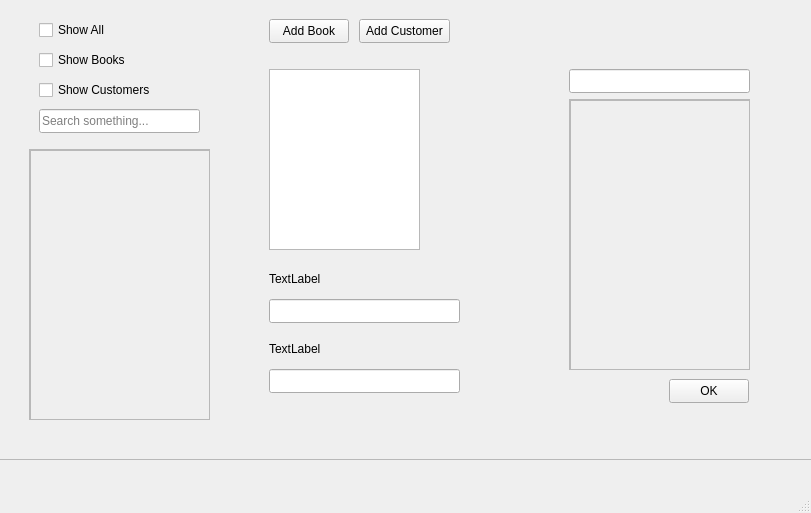
<?xml version="1.0" encoding="UTF-8"?>
<ui version="4.0">
 <class>PanelWindow</class>
 <widget class="QMainWindow" name="PanelWindow">
  <property name="geometry">
   <rect>
    <x>0</x>
    <y>0</y>
    <width>811</width>
    <height>513</height>
   </rect>
  </property>
  <property name="windowTitle">
   <string>MainWindow</string>
  </property>
  <widget class="QWidget" name="centralwidget">
   <widget class="QFrame" name="frame">
    <property name="geometry">
     <rect>
      <x>-1</x>
      <y>-1</y>
      <width>831</width>
      <height>461</height>
     </rect>
    </property>
    <property name="frameShape">
     <enum>QFrame::StyledPanel</enum>
    </property>
    <property name="frameShadow">
     <enum>QFrame::Raised</enum>
    </property>
    <widget class="QWidget" name="info_Widget" native="true">
     <property name="geometry">
      <rect>
       <x>250</x>
       <y>60</y>
       <width>521</width>
       <height>361</height>
      </rect>
     </property>
     <widget class="QGraphicsView" name="graphicsView">
      <property name="geometry">
       <rect>
        <x>20</x>
        <y>10</y>
        <width>151</width>
        <height>181</height>
       </rect>
      </property>
     </widget>
     <widget class="QPushButton" name="finalize_PushButton">
      <property name="geometry">
       <rect>
        <x>420</x>
        <y>320</y>
        <width>80</width>
        <height>24</height>
       </rect>
      </property>
      <property name="text">
       <string>OK</string>
      </property>
     </widget>
     <widget class="QLineEdit" name="infoSearch_LineEdit">
      <property name="geometry">
       <rect>
        <x>320</x>
        <y>10</y>
        <width>181</width>
        <height>24</height>
       </rect>
      </property>
     </widget>
     <widget class="QLabel" name="infoDisplay1_Lable">
      <property name="geometry">
       <rect>
        <x>20</x>
        <y>210</y>
        <width>71</width>
        <height>20</height>
       </rect>
      </property>
      <property name="text">
       <string>TextLabel</string>
      </property>
     </widget>
     <widget class="QLabel" name="infoDisplay2_Lable">
      <property name="geometry">
       <rect>
        <x>20</x>
        <y>280</y>
        <width>71</width>
        <height>20</height>
       </rect>
      </property>
      <property name="text">
       <string>TextLabel</string>
      </property>
     </widget>
     <widget class="QLineEdit" name="infoDisplay1_LineEdit">
      <property name="geometry">
       <rect>
        <x>20</x>
        <y>240</y>
        <width>191</width>
        <height>24</height>
       </rect>
      </property>
      <property name="readOnly">
       <bool>true</bool>
      </property>
     </widget>
     <widget class="QLineEdit" name="infoDisplay2_LineEdit">
      <property name="geometry">
       <rect>
        <x>20</x>
        <y>310</y>
        <width>191</width>
        <height>24</height>
       </rect>
      </property>
      <property name="readOnly">
       <bool>true</bool>
      </property>
     </widget>
     <widget class="QScrollArea" name="infoSearchResults_ScrollArea">
      <property name="geometry">
       <rect>
        <x>320</x>
        <y>40</y>
        <width>181</width>
        <height>271</height>
       </rect>
      </property>
      <property name="widgetResizable">
       <bool>true</bool>
      </property>
      <widget class="QWidget" name="scrollAreaWidgetContents_2">
       <property name="geometry">
        <rect>
         <x>0</x>
         <y>0</y>
         <width>179</width>
         <height>269</height>
        </rect>
       </property>
       <widget class="QFrame" name="frame_3">
        <property name="geometry">
         <rect>
          <x>0</x>
          <y>0</y>
          <width>181</width>
          <height>271</height>
         </rect>
        </property>
        <property name="frameShape">
         <enum>QFrame::StyledPanel</enum>
        </property>
        <property name="frameShadow">
         <enum>QFrame::Raised</enum>
        </property>
       </widget>
      </widget>
     </widget>
    </widget>
    <widget class="QWidget" name="search_Widget" native="true">
     <property name="geometry">
      <rect>
       <x>30</x>
       <y>10</y>
       <width>181</width>
       <height>411</height>
      </rect>
     </property>
     <widget class="QCheckBox" name="searchAll_CheckBox">
      <property name="geometry">
       <rect>
        <x>10</x>
        <y>10</y>
        <width>78</width>
        <height>22</height>
       </rect>
      </property>
      <property name="text">
       <string>Show All</string>
      </property>
     </widget>
     <widget class="QCheckBox" name="searchBooks_CheckBox">
      <property name="geometry">
       <rect>
        <x>10</x>
        <y>40</y>
        <width>91</width>
        <height>22</height>
       </rect>
      </property>
      <property name="text">
       <string>Show Books</string>
      </property>
     </widget>
     <widget class="QCheckBox" name="searchPeople_CheckBox">
      <property name="geometry">
       <rect>
        <x>10</x>
        <y>70</y>
        <width>121</width>
        <height>22</height>
       </rect>
      </property>
      <property name="text">
       <string>Show Customers</string>
      </property>
     </widget>
     <widget class="QLineEdit" name="search_LineEdit">
      <property name="geometry">
       <rect>
        <x>10</x>
        <y>100</y>
        <width>161</width>
        <height>24</height>
       </rect>
      </property>
      <property name="placeholderText">
       <string>Search something...</string>
      </property>
     </widget>
     <widget class="QScrollArea" name="searchResults_ScrollArea">
      <property name="geometry">
       <rect>
        <x>0</x>
        <y>140</y>
        <width>181</width>
        <height>271</height>
       </rect>
      </property>
      <property name="widgetResizable">
       <bool>true</bool>
      </property>
      <widget class="QWidget" name="scrollAreaWidgetContents">
       <property name="geometry">
        <rect>
         <x>0</x>
         <y>0</y>
         <width>179</width>
         <height>269</height>
        </rect>
       </property>
       <widget class="QFrame" name="frame_2">
        <property name="geometry">
         <rect>
          <x>0</x>
          <y>0</y>
          <width>181</width>
          <height>271</height>
         </rect>
        </property>
        <property name="frameShape">
         <enum>QFrame::StyledPanel</enum>
        </property>
        <property name="frameShadow">
         <enum>QFrame::Raised</enum>
        </property>
       </widget>
      </widget>
     </widget>
    </widget>
    <widget class="QWidget" name="buttons_Widget" native="true">
     <property name="geometry">
      <rect>
       <x>250</x>
       <y>10</y>
       <width>521</width>
       <height>41</height>
      </rect>
     </property>
     <widget class="QPushButton" name="addBook_PushButton">
      <property name="geometry">
       <rect>
        <x>20</x>
        <y>10</y>
        <width>80</width>
        <height>24</height>
       </rect>
      </property>
      <property name="text">
       <string>Add Book</string>
      </property>
     </widget>
     <widget class="QPushButton" name="addCustomer_PushButton">
      <property name="geometry">
       <rect>
        <x>110</x>
        <y>10</y>
        <width>91</width>
        <height>24</height>
       </rect>
      </property>
      <property name="text">
       <string>Add Customer</string>
      </property>
     </widget>
    </widget>
   </widget>
  </widget>
  <widget class="QMenuBar" name="menubar">
   <property name="geometry">
    <rect>
     <x>0</x>
     <y>0</y>
     <width>811</width>
     <height>21</height>
    </rect>
   </property>
  </widget>
  <widget class="QStatusBar" name="statusbar"/>
 </widget>
 <resources/>
 <connections/>
</ui>
